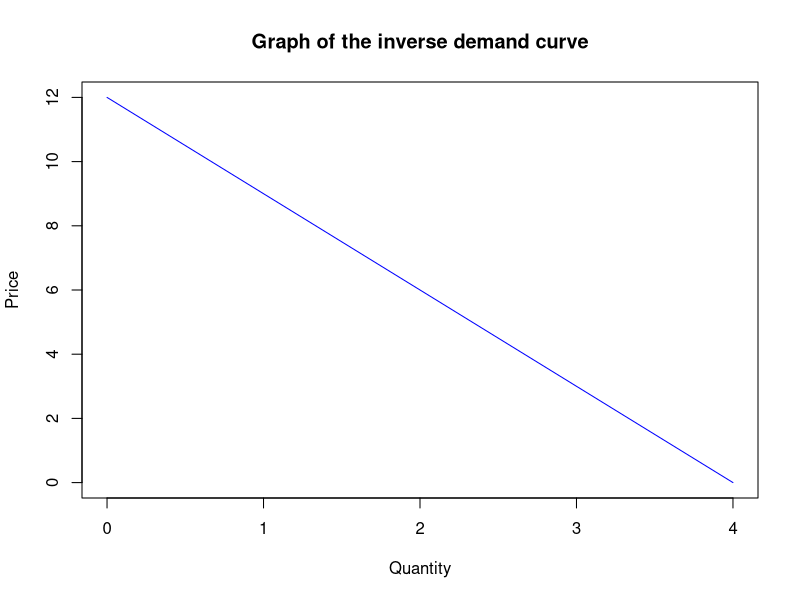

Write the R code that produced this figure.
## ---- chunk 1
# Define the function
f <- function(x) {
  return(12 - 3*x)
}

# Create a sequence of x values
x <- seq(0, 4, by = 1)

# Calculate the corresponding y values using the function
y <- f(x)

# Create the plot
plot(x, y, type = "l", col = "blue", xlab = "Quantity", ylab = "Price", main = "Graph of the inverse demand curve")
